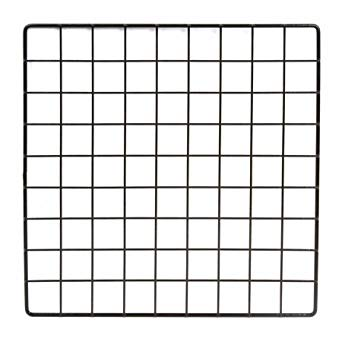
#> input picture media/grid.jpg, 342 x 342 px, found by its file name
$ python affine.py
#> lines starting #> are read from the running program, lines starting #| are printed output that depends on the picture; after the words box and inside, x2 and y2 are one past the last pixel; in counts of white or black regions, pixels touching at a corner belong together
import cv2
import numpy as np

img = cv2.imread("grid.jpg")
#> img is the input picture: shape (342, 342, 3); mean B, G, R 228.1, 228.6, 228.8
rows, cols, ch = img.shape
#> rows = 342; cols = 342; ch = 3

cv2.circle(img, (90, 90), 5, (0, 0, 255), -1)
#> img: shape (342, 342, 3); 0.07% of pixels changed, all inside (x1, y1, x2, y2) = (85, 85, 96, 96)
cv2.circle(img, (150, 90), 5, (0, 0, 255), -1)
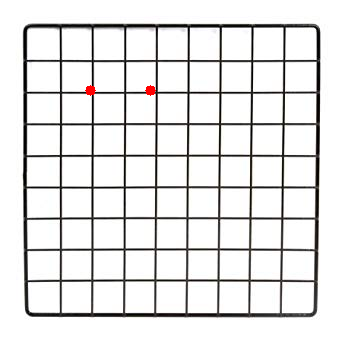
#> img: shape (342, 342, 3); mean B, G, R 227.9, 228.3, 228.9
cv2.circle(img, (200, 200), 5, (0, 0, 255), -1)
#> img: shape (342, 342, 3); 0.07% of pixels changed, all inside (x1, y1, x2, y2) = (195, 195, 206, 206)

pts1 = np.float32([[90, 90], [150, 90], [200, 200]])
pts2 = np.float32([[10,10], [447, 90], [150, 472]])

matrix = cv2.getAffineTransform(pts1, pts2)
result = cv2.warpAffine(img, matrix, (cols, rows))
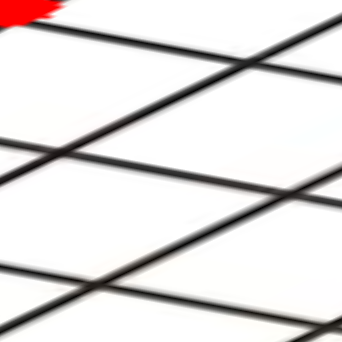
#> result: shape (342, 342, 3); mean B, G, R 222.7, 223.2, 226.5

cv2.imshow("Image", img)
cv2.imshow("Affine transformation", result)
cv2.waitKey(0)
cv2.destroyAllWindows()
